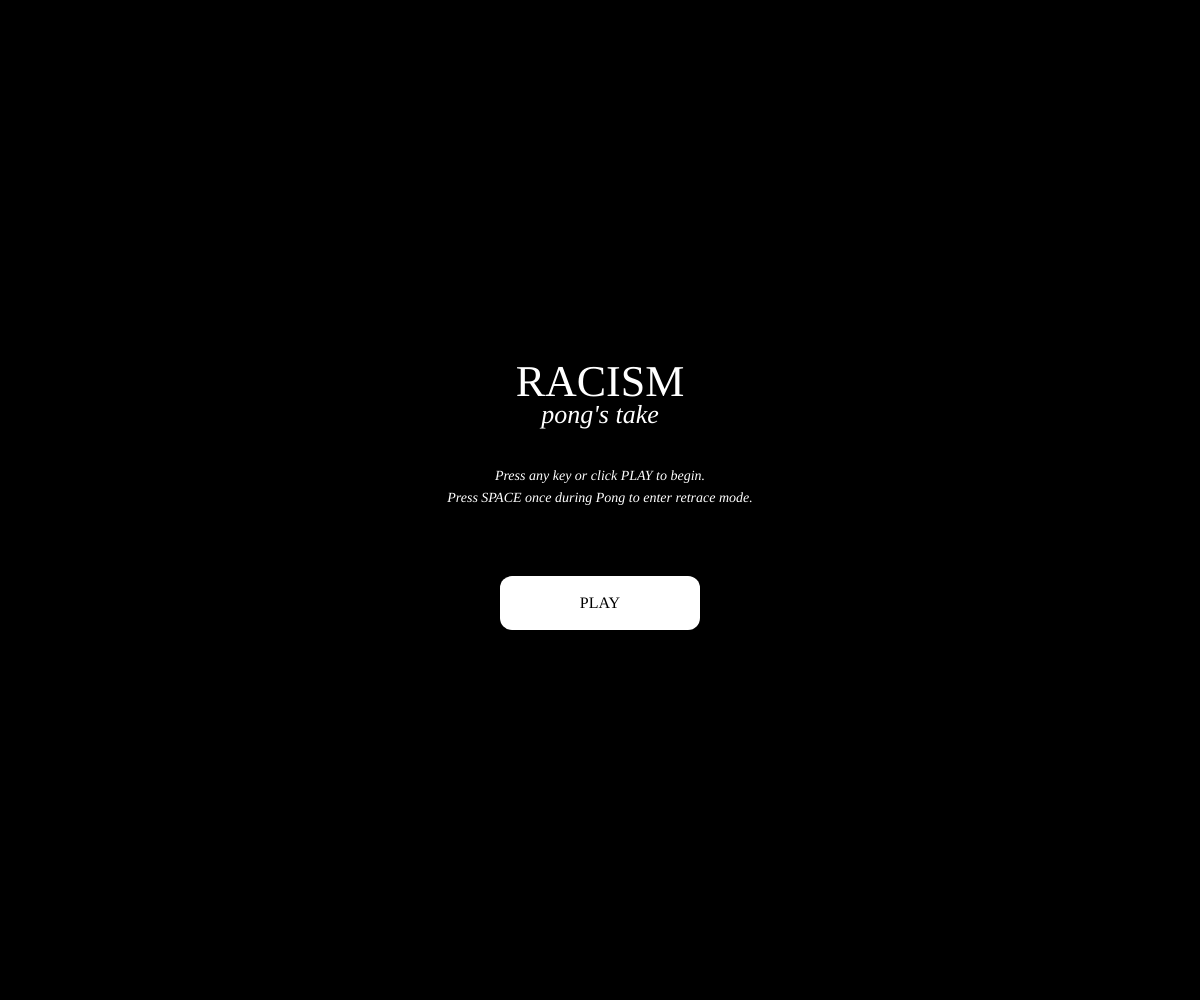
Frame 1 (no input)
Frame 60 (no input): identical to frame 1, image omitted
Frame 120 (the mouse pressed at the canvas centre since frame 60): identical to frame 1, image omitted

The p5.js sketch that drew this single still picture (run headless with seeded random() and noise() and a simulated clock; from frame 60 on, the mouse is pressed at the canvas centre):

// p5.js sketch
// ── sketch.js
// ==========================================
// RACISM - pong's take
// Increased vertical spacing between title/subtitle and instructional text.
// ==========================================

let paddleA, paddleB, ball;
let lineSegments = [];
let intersections = [];
let lastHitPos = null;
let retraceTarget = null;

let scoreA = 0;
let scoreB = 0;

let gameState = "start"; // 'start','playing','untangling','retracing','gameOver','win'
let loseReason = "";

let startButton;
let canvasElem;
let showUntangleOverlay = false;

// Play area
const PLAY_MARGIN = 80;
let playX, playY, playW, playH;

// Tunables
const retraceMaxSelectDist = 90;
const retraceDiagonalSpeedMultiplier = 2.0;
const untangleMoveSpeed = 6;
const INTERSECTION_LIMIT = 20;
const LOSE_SCORE = -10; // lose threshold

// Colors & fonts
let bgGray, bgRed, whiteCol, blackCol, winGreen, loseRed;

function setup() {
  canvasElem = createCanvas(windowWidth, windowHeight);
  canvasElem.elt.tabIndex = 0;
  canvasElem.elt.style.outline = "none";
  canvasElem.elt.focus();

  textFont('Georgia, serif');
  textAlign(CENTER, CENTER);

  bgGray = color(190); // mid gray
  bgRed = color(200, 40, 40);
  whiteCol = color(255);
  blackCol = color(20);
  winGreen = color(40, 160, 60);
  loseRed = color(200, 40, 40);

  computePlayArea();

  // create button (styling only) - position set in start/end screens
  startButton = createButton('PLAY');
  styleStartButton();
  startButton.mousePressed(() => {
    resetGame();
    gameState = "playing";
    startButton.hide();
  });

  resetGame(true);
  gameState = "start";
}

function computePlayArea() {
  playX = PLAY_MARGIN;
  playY = PLAY_MARGIN;
  playW = max(600, width - PLAY_MARGIN * 2);
  playH = max(360, height - PLAY_MARGIN * 2);
}

function styleStartButton() {
  if (!startButton) return;
  startButton.style('font-family', 'Georgia, serif');
  startButton.style('font-size', '16px');
  startButton.style('padding', '12px 24px');
  startButton.style('background-color', '#ffffff');
  startButton.style('color', '#000000');
  startButton.style('border', 'none'); // no stroke
  startButton.style('border-radius', '12px'); // only button rounded
  startButton.size(200, 54);
}

function windowResized() {
  resizeCanvas(windowWidth, windowHeight);
  computePlayArea();
  styleStartButton();
  if (paddleA) {
    paddleA.x = playX + 12;
    paddleA.y = constrain(paddleA.y, playY, playY + playH - paddleA.h);
  }
  if (paddleB) {
    paddleB.x = playX + playW - 12 - paddleB.w;
    paddleB.y = constrain(paddleB.y, playY, playY + playH - paddleB.h);
  }
  if (ball) ball.pos = createVector(playX + playW / 2, playY + playH / 2);
}

// ----------------- Classes -----------------

class Paddle {
  constructor(x, y, w, h, col, controls) {
    this.x = x; this.y = y; this.w = w; this.h = h;
    this.col = col; this.controls = controls; this.speed = 8;
  }
  update() {
    if (this.controls === 'wasd') {
      if (keyIsDown(87)) this.y -= this.speed;
      if (keyIsDown(83)) this.y += this.speed;
    } else {
      if (keyIsDown(UP_ARROW)) this.y -= this.speed;
      if (keyIsDown(DOWN_ARROW)) this.y += this.speed;
    }
    this.y = constrain(this.y, playY, playY + playH - this.h);
  }
  show() {
    noStroke();
    fill(this.col);
    rect(this.x, this.y, this.w, this.h);
  }
}

class Ball {
  constructor() {
    this.radius = 12;
    this.ballColor = color(0);
    this.baseSpeed = 7.0;
    this.reset();
  }
  reset() {
    this.pos = createVector(playX + playW / 2, playY + playH / 2);
    let angle = random(-PI / 4, PI / 4);
    this.vel = p5.Vector.fromAngle(angle, this.baseSpeed);
    if (random(1) < 0.5) this.vel.x *= -1;
    this.ballColor = blackCol;
  }
  stop() { this.vel = createVector(0, 0); }
  update() {
    this.pos.add(this.vel);
    if (this.pos.y - this.radius < playY || this.pos.y + this.radius > playY + playH) {
      this.vel.y *= -1;
      this.pos.y = constrain(this.pos.y, playY + this.radius, playY + playH - this.radius);
    }
    if (this.pos.x < playX - 120 || this.pos.x > playX + playW + 120) {
      clearLinesAndReset();
    }
  }
  show() {
    noStroke();
    fill(this.ballColor);
    ellipse(this.pos.x, this.pos.y, this.radius * 2);
  }
  checkPaddleHit(paddle) {
    let hit = false;
    if (paddle.x < playX + playW / 2) {
      hit = (this.pos.x - this.radius < paddle.x + paddle.w) &&
            (this.pos.x - this.radius > paddle.x) &&
            (this.pos.y > paddle.y) &&
            (this.pos.y < paddle.y + paddle.h);
    } else {
      hit = (this.pos.x + this.radius > paddle.x) &&
            (this.pos.x + this.radius < paddle.x + paddle.w) &&
            (this.pos.y > paddle.y) &&
            (this.pos.y < paddle.y + paddle.h);
    }
    if (hit) {
      this.vel.x *= -1;
      if (this.pos.x < playX + playW / 2) this.pos.x = paddle.x + paddle.w + this.radius;
      else this.pos.x = paddle.x - this.radius;
      this.vel.mult(1.03);
      this.ballColor = paddle.col;
      if (paddle.x < playX + playW / 2) scoreA--; else scoreB--;
      let currentHitPos = this.pos.copy();
      if (lastHitPos) {
        let newLine = new LineSegment(lastHitPos, currentHitPos, this.ballColor);
        for (let i = 0; i < lineSegments.length - 1; i++) {
          let oldLine = lineSegments[i];
          let pt = lineIntersect(
            newLine.start.x, newLine.start.y, newLine.end.x, newLine.end.y,
            oldLine.start.x, oldLine.start.y, oldLine.end.x, oldLine.end.y
          );
          if (pt) intersections.push(pt);
        }
        lineSegments.push(newLine);
      }
      lastHitPos = currentHitPos;
    }
  }
}

class LineSegment {
  constructor(startPos, endPos, c) {
    this.start = startPos.copy();
    this.end = endPos.copy();
    this.lineColor = color(red(c), green(c), blue(c), 200);
  }
  show() {
    stroke(this.lineColor);
    strokeWeight(3);
    line(this.start.x, this.start.y, this.end.x, this.end.y);
    noStroke();
  }
}

// ----------------- Main -----------------

function draw() {
  let t = constrain(intersections.length / INTERSECTION_LIMIT, 0, 1);
  let bg = lerpColor(bgGray, bgRed, t);
  background(bg);

  noFill();
  stroke(0);
  strokeWeight(4);
  rect(playX, playY, playW, playH);
  noStroke();

  drawLines();
  if (paddleA && paddleB) { paddleA.show(); paddleB.show(); }
  if (ball) ball.show();

  push();
  fill(0);
  textAlign(CENTER, TOP);
  textSize(20);
  text('RACISM', width / 2, 8);
  textStyle(ITALIC);
  textSize(18);
  text("pong's take", width / 2, 32);
  textStyle(NORMAL);
  pop();

  push();
  textFont('Georgia, serif');
  textSize(48);
  fill(0);
  textAlign(CENTER, TOP);
  text(scoreA, playX + playW * 0.25, playY - 50);
  text(scoreB, playX + playW * 0.75, playY - 50);
  pop();

  let warnOpacity = map(intersections.length, 0, INTERSECTION_LIMIT, 0, 255);
  warnOpacity = constrain(warnOpacity, 0, 255);
  if (intersections.length > 0) {
    push();
    textAlign(CENTER, TOP);
    textSize(16);
    fill(0, 0, 0, warnOpacity);
    textStyle(ITALIC);
    text("Think about your actions — retrace!", playX + playW / 2, playY + playH + 12);
    textStyle(NORMAL);
    pop();
  }

  if (gameState === 'start') {
    drawStartScreen();
    return;
  }
  if (gameState === 'playing') {
    if (startButton) startButton.hide();
    paddleA.update();
    paddleB.update();
    ball.update();
    ball.checkPaddleHit(paddleA);
    ball.checkPaddleHit(paddleB);
    checkLoseConditions();
    return;
  }
  if (gameState === 'untangling') {
    if (showUntangleOverlay) {
      push();
      fill(0, 100);
      rect(playX, playY, playW, playH);
      pop();
    }
    handleUntangleBallMovement();
    let nearest = getNearestLineSegment(ball.pos, retraceMaxSelectDist);
    if (nearest) {
      stroke(255, 230, 50);
      strokeWeight(3);
      let ln = nearest.line;
      line(ln.start.x, ln.start.y, ln.end.x, ln.end.y);
      noStroke();
      fill(255, 230, 50, 200);
      ellipse(nearest.closest.x, nearest.closest.y, 12, 12);
      fill(0);
      textSize(12);
      textAlign(LEFT, TOP);
      text("Press D or Q to retrace", nearest.closest.x + 12, nearest.closest.y - 10);
    }
    if (showUntangleOverlay) {
      push();
      textAlign(CENTER, CENTER);
      fill(255);
      noStroke();
      rectMode(CENTER);
      let boxW = min(playW - 80, 820);
      rect(playX + playW / 2, playY + playH / 2, boxW, 140);
      fill(0);
      textSize(20);
      text("GAMESTATE 2 — RETRACE MODE", playX + playW / 2, playY + playH / 2 - 30);
      textSize(14);
      text("Move the BALL with W / A / S / D.", playX + playW / 2, playY + playH / 2);
      text("Press D to trace left-bottom → top-right. Press Q for opposite diagonal.", playX + playW / 2, playY + playH / 2 + 24);
      pop();
    }
    return;
  }
  if (gameState === 'retracing') {
    if (retraceTarget) {
      let stepVec = p5.Vector.sub(retraceTarget, ball.pos);
      let retraceSpeed = ball.baseSpeed * retraceDiagonalSpeedMultiplier;
      if (stepVec.mag() <= retraceSpeed) {
        ball.pos = retraceTarget.copy();
        ball.stop();
        if (lineSegments.length > 0) lineSegments.pop();
        recalculateIntersections();
        retraceTarget = null;
        showUntangleOverlay = false;
        gameState = (lineSegments.length === 0) ? 'win' : 'untangling';
      } else {
        let move = stepVec.copy().setMag(retraceSpeed);
        ball.vel = move;
        ball.update();
      }
    } else {
      ball.stop();
      gameState = 'untangling';
    }
    return;
  }
  if (gameState === 'gameOver') { drawEndScreen(false); return; }
  if (gameState === 'win') { drawEndScreen(true); return; }
}

// ----------------- Input handlers -----------------

function keyPressed() {
  if (gameState === 'start') {
    resetGame();
    if (startButton) startButton.hide();
    gameState = 'playing';
    return false;
  }
  if ((key === ' ' || keyCode === 32) && gameState === 'playing') {
    gameState = 'untangling';
    if (ball) ball.stop();
    showUntangleOverlay = true;
    return false;
  }
  if (gameState === 'untangling') {
    if (key === 'd' || key === 'D') { showUntangleOverlay = false; attemptDiagonalRetrace(true); return false; }
    if (key === 'q' || key === 'Q') { showUntangleOverlay = false; attemptDiagonalRetrace(false); return false; }
  }
  if (gameState === 'gameOver' || gameState === 'win') {
    resetGame();
    if (startButton) startButton.hide();
    gameState = 'playing';
    return false;
  }
  return true;
}
function keyReleased() {}

// ----------------- Helpers / UI -----------------

function drawStartScreen() {
  push();
  fill(0); noStroke(); rectMode(CORNER); rect(0, 0, width, height);
  fill(255); textAlign(CENTER, CENTER); textFont('Georgia, serif');

  // move stack slightly up
  let centerY = height / 2 - 80;

  // Game name
  textSize(44); text('RACISM', width / 2, centerY - 36);

  // subtitle (lowercase italic)
  textStyle(ITALIC); textSize(26); text("pong's take", width / 2, centerY - 4);
  textStyle(NORMAL);

  // instructions (two lines) — increased space below tagline
  textStyle(ITALIC); textSize(14);
  // instrY moved further down to create more space between title/subtitle and instructions
  let instrY = centerY + 56; // <-- increased gap here
  text("Press any key or click PLAY to begin.", width / 2, instrY);
  text("Press SPACE once during Pong to enter retrace mode.", width / 2, instrY + 22);
  textStyle(NORMAL);

  // Larger gap before button
  let bx = width / 2 - (startButton.width || 100) / 2;
  let by = instrY + 100; // button moved further down to keep clear spacing
  startButton.position(bx, by);
  startButton.show();

  pop();
}

function drawEndScreen(isWin) {
  push();
  fill(0); noStroke(); rectMode(CORNER); rect(0, 0, width, height);
  fill(255); textAlign(CENTER, CENTER); textFont('Georgia, serif');

  let centerY = height / 2 - 80;

  if (isWin) {
    fill(winGreen); textSize(44); text("YOU WIN", width / 2, centerY - 36);
    fill(255); textStyle(ITALIC); textSize(16);
    // move instructions further down for extra spacing
    let instrY = centerY + 56; // <-- increased gap here
    text("As a society you rethought the history of your actions", width / 2, instrY);
    text("and began to play with greater humanity.", width / 2, instrY + 24);
    textStyle(NORMAL);

    // button below
    if (!startButton) {
      startButton = createButton('PLAY AGAIN');
      styleStartButton();
      startButton.mousePressed(() => {
        resetGame();
        gameState = 'playing';
        startButton.hide();
      });
    }
    let bx = width / 2 - (startButton.width || 100) / 2;
    let by = instrY + 110;
    startButton.position(bx, by);
    startButton.show();

  } else {
    fill(loseRed); textSize(44); text("YOU LOSE", width / 2, centerY - 36);
    fill(255); textStyle(ITALIC); textSize(16);
    let instrY = centerY + 56; // <-- increased gap here
    text("This outcome reflects a societal failure to confront and", width / 2, instrY);
    text("change harmful systems — a call to reconsider.", width / 2, instrY + 24);
    textStyle(NORMAL);

    if (!startButton) {
      startButton = createButton('PLAY AGAIN');
      styleStartButton();
      startButton.mousePressed(() => {
        resetGame();
        gameState = 'playing';
        startButton.hide();
      });
    }
    let bx = width / 2 - (startButton.width || 100) / 2;
    let by = instrY + 110;
    startButton.position(bx, by);
    startButton.show();
  }

  pop();
}

function drawLines() {
  for (let seg of lineSegments) seg.show();
  noStroke();
  fill(255, 40, 40, 220);
  for (let pt of intersections) ellipse(pt.x, pt.y, 8, 8);
}

function clearLinesAndReset() {
  lastHitPos = null;
  if (ball) ball.reset();
}

function resetGame(initOnly) {
  const pw = 20, ph = 110;
  paddleA = new Paddle(playX + 12, playY + playH / 2 - ph / 2, pw, ph, whiteCol, 'wasd');
  paddleB = new Paddle(playX + playW - 12 - pw, playY + playH / 2 - ph / 2, pw, ph, blackCol, 'arrows');
  ball = new Ball();

  lineSegments = [];
  intersections = [];
  lastHitPos = null;
  retraceTarget = null;
  scoreA = 0;
  scoreB = 0;
  loseReason = "";
  showUntangleOverlay = false;

  if (!initOnly) {
    if (startButton) startButton.hide();
    gameState = 'playing';
  } else {
    if (startButton) startButton.show();
  }
}

function checkLoseConditions() {
  if (min(scoreA, scoreB) <= LOSE_SCORE) {
    gameState = 'gameOver';
    loseReason = "Score reached " + LOSE_SCORE;
  }
}

function recalculateIntersections() {
  intersections = [];
  for (let i = 0; i < lineSegments.length - 1; i++) {
    for (let j = i + 1; j < lineSegments.length; j++) {
      let seg1 = lineSegments[i], seg2 = lineSegments[j];
      let pt = lineIntersect(seg1.start.x, seg1.start.y, seg1.end.x, seg1.end.y,
                             seg2.start.x, seg2.start.y, seg2.end.x, seg2.end.y);
      if (pt) intersections.push(pt);
    }
  }
}

function handleUntangleBallMovement() {
  let mv = createVector(0, 0);
  let moved = false;
  if (keyIsDown(87)) { mv.y -= untangleMoveSpeed; moved = true; }
  if (keyIsDown(83)) { mv.y += untangleMoveSpeed; moved = true; }
  if (keyIsDown(65)) { mv.x -= untangleMoveSpeed; moved = true; }
  if (keyIsDown(68)) { mv.x += untangleMoveSpeed; moved = true; }

  if (mv.mag() > 0) {
    ball.pos.add(mv);
    ball.pos.x = constrain(ball.pos.x, playX + ball.radius, playX + playW - ball.radius);
    ball.pos.y = constrain(ball.pos.y, playY + ball.radius, playY + playH - ball.radius);
    if (showUntangleOverlay && moved) showUntangleOverlay = false;
  }
}

function attemptDiagonalRetrace(dirBT) {
  let nearest = getNearestLineSegment(ball.pos, retraceMaxSelectDist);
  if (!nearest) return;
  let ln = nearest.line;
  let p1 = ln.start.copy(), p2 = ln.end.copy();

  let leftBottom, topRight;
  if (p1.x < p2.x && p1.y > p2.y) { leftBottom = p1; topRight = p2; }
  else if (p2.x < p1.x && p2.y > p1.y) { leftBottom = p2; topRight = p1; }
  else {
    if (p1.x <= p2.x) { leftBottom = (p1.y >= p2.y) ? p1 : p2; topRight = (leftBottom === p1) ? p2 : p1; }
    else { leftBottom = (p2.y >= p1.y) ? p2 : p1; topRight = (leftBottom === p2) ? p1 : p2; }
  }

  let chosenStart = dirBT ? leftBottom.copy() : topRight.copy();
  let chosenTarget = dirBT ? topRight.copy() : leftBottom.copy();

  let a = ln.start.copy(), b = ln.end.copy();
  let ab = p5.Vector.sub(b, a), ap = p5.Vector.sub(ball.pos, a);
  let ab2 = ab.x * ab.x + ab.y * ab.y;
  let t = (ab2 === 0) ? 0 : (ap.x * ab.x + ap.y * ab.y) / ab2;
  t = constrain(t, 0, 1);
  let closest = createVector(a.x + ab.x * t, a.y + ab.y * t);

  let dToLine = p5.Vector.dist(ball.pos, closest);
  let dToStart = p5.Vector.dist(ball.pos, chosenStart);
  if (dToLine > retraceMaxSelectDist && dToStart > retraceMaxSelectDist) return;

  ball.pos = closest.copy();
  ball.stop();
  retraceTarget = chosenTarget.copy();
  showUntangleOverlay = false;
  gameState = 'retracing';
}

function distToSegment(p, a, b) {
  let ap = p.copy().sub(a);
  let ab = b.copy().sub(a);
  let ab2 = ab.x * ab.x + ab.y * ab.y;
  if (ab2 === 0) return p5.Vector.dist(p, a);
  let dot = ap.x * ab.x + ap.y * ab.y;
  let t = dot / ab2; t = constrain(t, 0, 1);
  let closest = createVector(a.x + ab.x * t, a.y + ab.y * t);
  return p5.Vector.dist(p, closest);
}

function getNearestLineSegment(pt, maxDist) {
  let best = null; let bestDist = maxDist;
  for (let i = 0; i < lineSegments.length; i++) {
    let ln = lineSegments[i], a = ln.start, b = ln.end;
    let d = distToSegment(pt, a, b);
    if (d <= bestDist) {
      let ab = p5.Vector.sub(b, a), ap = p5.Vector.sub(pt, a);
      let ab2 = ab.x * ab.x + ab.y * ab.y;
      let t = (ab2 === 0) ? 0 : (ap.x * ab.x + ap.y * ab.y) / ab2;
      t = constrain(t, 0, 1);
      let closest = createVector(a.x + ab.x * t, a.y + ab.y * t);
      best = { index: i, line: ln, distance: d, closest: closest };
      bestDist = d;
    }
  }
  return best;
}

function lineIntersect(x1, y1, x2, y2, x3, y3, x4, y4) {
  let den = (x1 - x2) * (y3 - y4) - (y1 - y2) * (x3 - x4);
  if (den === 0) return null;
  let t = ((x1 - x3) * (y3 - y4) - (y1 - y3) * (x3 - x4)) / den;
  let u = -((x1 - x2) * (y1 - y3) - (y1 - y2) * (x1 - x3)) / den;
  if (t > 0 && t < 1 && u > 0 && u < 1) {
    return createVector(x1 + t * (x2 - x1), y1 + t * (y2 - y1));
  }
  return null;
}
